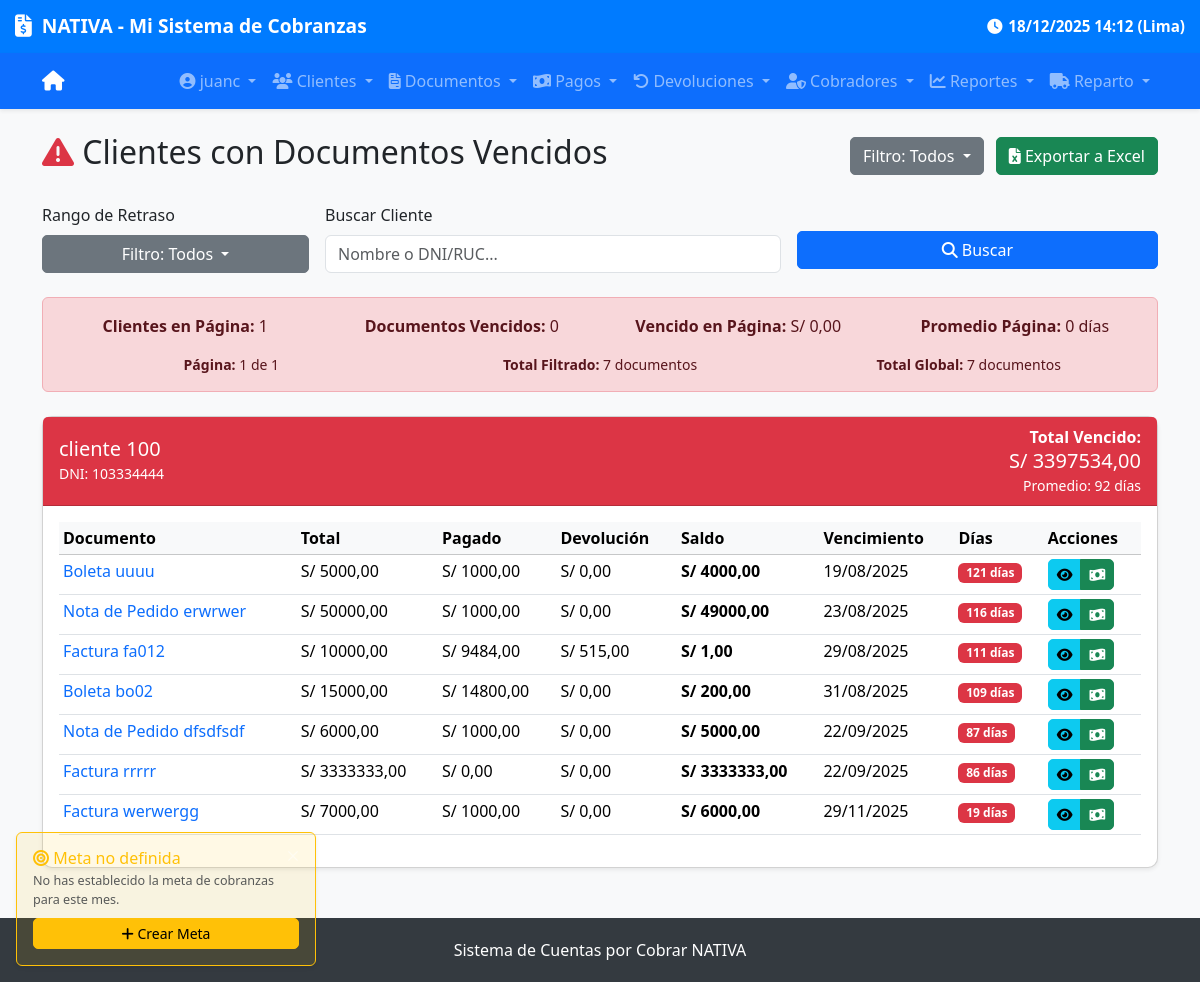
/reportes/clientes-vencidos/ (signed in), run on an earlier commit of the app's database.
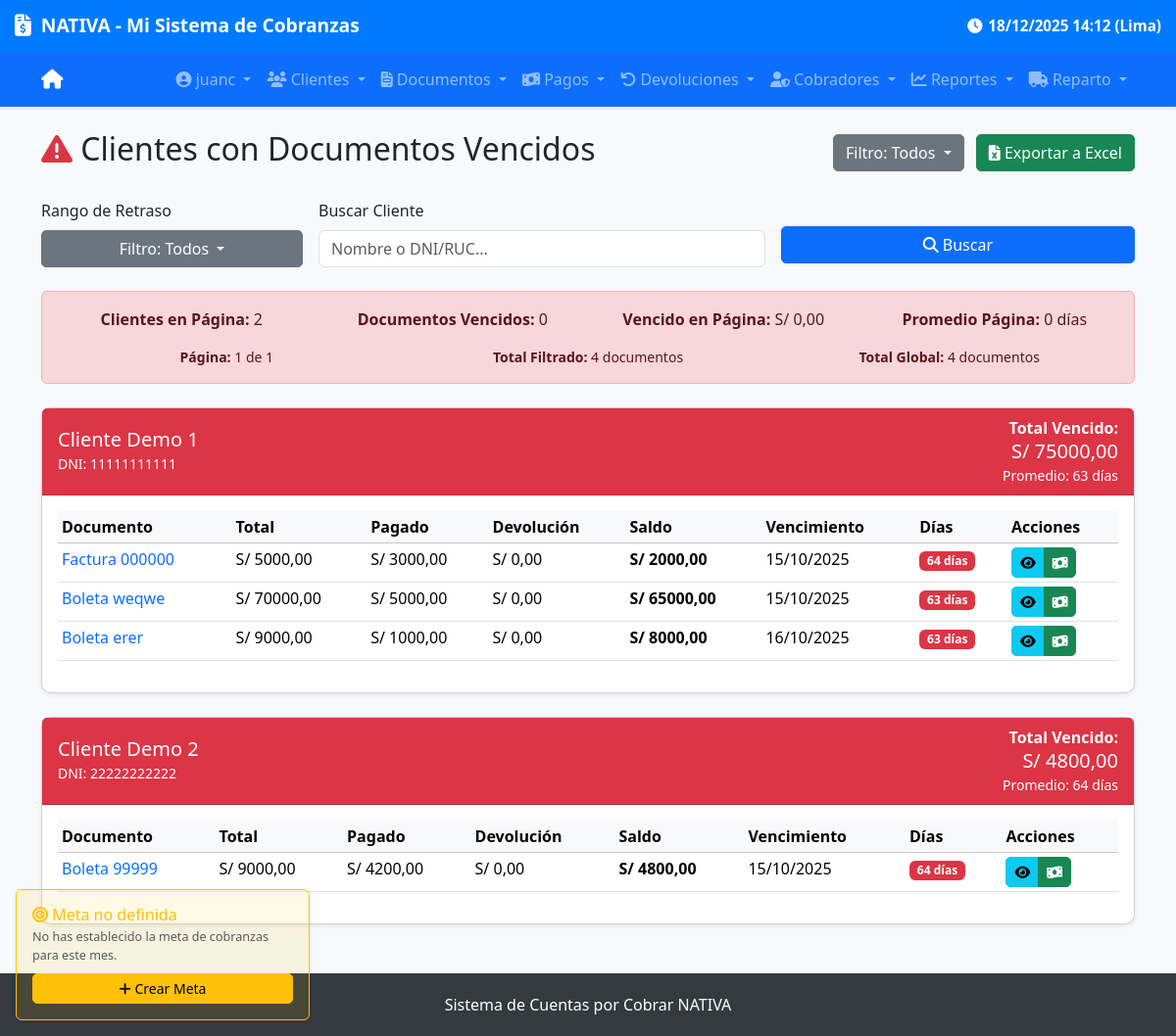
And on a later commit of the database.
### clientes/models.py (models this page shows, shortened)
class Cliente(models.Model):
    nombre = models.CharField(max_length=200, verbose_name="Nombre", blank=False, null=False)
    dni_ruc = models.CharField(
        max_length=11,
        unique=True,
        validators=[ruc_dni_validator],
        verbose_name="DNI/RUC"
    )
    direccion = models.TextField(blank=True, null=True, verbose_name="Dirección")
    telefono = models.CharField(max_length=15, blank=True, null=True, verbose_name="Teléfono")
    correo = models.EmailField(blank=True, null=True, verbose_name="Correo")
    notas = models.TextField(blank=True, null=True, verbose_name="Notas")
    creado_en = models.DateTimeField(auto_now_add=True)
    actualizado_en = models.DateTimeField(auto_now=True)
    class Meta:
        verbose_name = "Cliente"
        verbose_name_plural = "Clientes"
        ordering = ['nombre']

### documentos/models.py (models this page shows, shortened)
class Documento(models.Model):
    cliente = models.ForeignKey(
        Cliente,
        on_delete=models.CASCADE,
        verbose_name="Cliente"
    )
    cobrador = models.ForeignKey(
        Cobrador,
        on_delete=models.SET_NULL,
        null=True,
        blank=True,
        verbose_name="Cobrador"
    )
    tipo = models.CharField(
        max_length=20,
        choices=TIPO_DOCUMENTO_CHOICES,
        verbose_name="Tipo"
    )
    serie = models.CharField(
        max_length=20,
        blank=True,
        null=True,
        verbose_name="Serie"
    )
    numero = models.CharField(
        max_length=20,
        verbose_name="Número"
    )
    fecha_emision = models.DateTimeField(
        default=localtime_peru,
        verbose_name="Fecha de Emisión"
    )
    fecha_vencimiento = models.DateTimeField(
        verbose_name="Fecha de Vencimiento"
    )
    monto_total = models.DecimalField(
        max_digits=12,
        decimal_places=2,
        validators=[MinValueValidator(Decimal('0.00'))],
        verbose_name="Monto Total"
    )
    monto_pagado = models.DecimalField(
        max_digits=12,
        decimal_places=2,
        default=Decimal('0.00'),
        validators=[MinValueValidator(Decimal('0.00'))],
        verbose_name="Monto Pagado"
    )
    monto_devolucion = models.DecimalField(
        max_digits=12,
        decimal_places=2,
        default=Decimal('0.00'),
        validators=[MinValueValidator(Decimal('0.00'))],
        verbose_name="Devolución"
    )
    creado_en = models.DateTimeField(auto_now_add=True)
    actualizado_en = models.DateTimeField(auto_now=True)
    class Meta:
        verbose_name = "Documento"
        verbose_name_plural = "Documentos"
        ordering = ['-fecha_emision']
    def get_numero_completo(self):
        if self.serie:
            return f"{self.serie}-{self.numero}"
        return self.numero
    def get_saldo_pendiente(self):
        return self.monto_total - self.monto_pagado - self.monto_devolucion

### reportes/views.py (the view, shortened to what this page needs)
# urls.py: path('clientes-vencidos/', views.reporte_clientes_vencidos, name='clientes_vencidos'),
def reporte_clientes_vencidos(request):
    hoy = localtime_peru().date()
    dias_filtro = request.GET.get('dias', '')  # '30', '60', '90'
    query = request.GET.get('q', '')  # ✅ Búsqueda por cliente
    docs_vencidos = Documento.objects.filter(
        fecha_vencimiento__lt=timezone.now(),
        monto_total__gt=F('monto_pagado') + F('monto_devolucion')
    ).select_related('cliente').order_by('fecha_vencimiento')
    if dias_filtro == '30':
        hace_30 = hoy - timedelta(days=30)
        docs_vencidos = docs_vencidos.filter(fecha_vencimiento__date__gte=hace_30)
    elif dias_filtro == '90':
        hace_60 = hoy - timedelta(days=60)
        docs_vencidos = docs_vencidos.filter(fecha_vencimiento__date__lt=hace_60)
    clientes_data = {}
    for doc in docs_vencidos:
        cliente = doc.cliente
        if cliente.pk not in clientes_data:
            clientes_data[cliente.pk] = {
                'cliente': cliente,
                'documentos': [],
                'total_vencido': Decimal('0.00'),
                'dias_promedio': 0,
                'documentos_count': 0
            }
        saldo = doc.get_saldo_pendiente()
        dias_retraso = (hoy - doc.fecha_vencimiento.date()).days
        clientes_data[cliente.pk]['documentos'].append({
            'doc': doc,
            'saldo': saldo,
            'dias_retraso': dias_retraso
        })
        clientes_data[cliente.pk]['total_vencido'] += saldo
        clientes_data[cliente.pk]['dias_promedio'] += dias_retraso
        clientes_data[cliente.pk]['documentos_count'] += 1
    for data in clientes_data.values():
        if data['documentos_count'] > 0:
            data['dias_promedio'] = data['dias_promedio'] // data['documentos_count']
    clientes_list = sorted(clientes_data.values(), key=lambda x: x['total_vencido'], reverse=True)
    paginator = Paginator(clientes_list, 15)  # 15 clientes por página
    page_number = request.GET.get('page')
    page_obj = paginator.get_page(page_number)
    total_documentos_filtrados = docs_vencidos.count()  # Total de documentos en el filtro actual
    total_documentos_global = Documento.objects.filter(
        fecha_vencimiento__lt=timezone.now(),
        monto_total__gt=F('monto_pagado') + F('monto_devolucion')
    ).count()  # Total global de documentos vencidos
    pagina_actual = page_obj.number
    total_paginas = page_obj.paginator.num_pages
    if dias_filtro == '30':
        filtro_label = '0–30 días'
    elif dias_filtro == '60':
        filtro_label = '31–60 días'
    elif dias_filtro == '90':
        filtro_label = '+60 días'
    else:
        filtro_label = 'Todos los documentos vencidos'
    return render(request, 'reportes/clientes_vencidos.html', {
        'page_obj': page_obj,
        'clientes_list': page_obj,  # ✅ Para compatibilidad con el template
        'dias_filtro': dias_filtro,
        'query': query,
        'filtro_label': filtro_label,  # ✅ Ahora sí está definido
        'total_documentos_filtrados': total_documentos_filtrados,
        'total_documentos_global': total_documentos_global,
        'pagina_actual': pagina_actual,
        'total_paginas': total_paginas,
    })

### cobros/context_processors.py (called while the page is built)
def meta_mensual(request):
    try:
        today = timezone.now().date()
        meta = MetaMensual.objects.get(mes__year=today.year, mes__month=today.month)
        return {'meta': meta}
    except MetaMensual.DoesNotExist:
        return {'meta': None}
    except Exception as e:
        print(f"Error en context_processor meta_mensual: {e}")
        return {'meta': None}

### reportes/templatetags/reportes_filters.py (called while the page is built)
@register.filter
def sum(queryset, attr):
    try:
        return sum(getattr(item, attr) for item in queryset)
    except (TypeError, AttributeError):
        return 0

@register.filter
def avg(queryset, attr):
    try:
        values = [getattr(item, attr) for item in queryset if getattr(item, attr) is not None]
        return int(sum(values) / len(values)) if values else 0
    except (TypeError, AttributeError, ZeroDivisionError):
        return 0

### reportes/views.py (called while the page is built)
def localtime_peru():
    return timezone.localtime(timezone.now())

### reportes/templates/reportes/clientes_vencidos.html (shortened to what the changed rows need)
{% extends 'reportes/base.html' %}
{% load reportes_filters %}
{% block content %}
<div class="d-flex justify-content-between align-items-center mb-4">
    <h2><i class="fas fa-exclamation-triangle text-danger"></i> Clientes con Documentos Vencidos</h2>
</div>
{% if page_obj %}
<div class="alert alert-danger mb-4">
    <div class="row text-center">
        <div class="col-md-3 mb-2">
            <strong>Clientes en Página:</strong> {{ page_obj.object_list|length }}
        </div>
        <div class="col-md-3 mb-2">
            <strong>Documentos Vencidos:</strong> {{ page_obj.object_list|sum:"documentos_count" }}
        </div>
        <div class="col-md-3 mb-2">
            <strong>Vencido en Página:</strong> S/ {{ page_obj.object_list|sum:"total_vencido"|floatformat:2 }}
        </div>
        <div class="col-md-3 mb-2">
            <strong>Promedio Página:</strong> {{ page_obj.object_list|avg:"dias_promedio" }} días
        </div>
    </div>
    <div class="row text-center mt-2 small">
        <div class="col-md-4">
            <strong>Página:</strong> {{ pagina_actual }} de {{ total_paginas }}
        </div>
        <div class="col-md-4">
            <strong>Total Filtrado:</strong> {{ total_documentos_filtrados }} documentos
        </div>
        <div class="col-md-4">
            <strong>Total Global:</strong> {{ total_documentos_global }} documentos
        </div>
    </div>
</div>
{% endif %}
{% for cliente_data in page_obj %}
<div class="card mb-4 shadow-sm">
    <div class="card-header bg-danger text-white d-flex justify-content-between align-items-center">
        <div>
            <h5 class="mb-0">
                <a href="{% url 'clientes:cliente_detail' cliente_data.cliente.pk %}"
                   class="text-white text-decoration-none">
                    {{ cliente_data.cliente.nombre }}
                </a>
            </h5>
            <small>DNI: {{ cliente_data.cliente.dni_ruc }}</small>
        </div>
        <div class="text-end">
            <div><strong>Total Vencido:</strong></div>
            <div class="h5 mb-0">S/ {{ cliente_data.total_vencido|floatformat:2 }}</div>
            <small>Promedio: {{ cliente_data.dias_promedio }} días</small>
        </div>
    </div>
    <div class="card-body">
        <div class="d-none d-md-block">
            <div class="table-responsive">
                <table class="table table-sm table-hover">
                    <thead class="table-light">
                        <tr>
                            <th>Documento</th>
                            <th>Total</th>
                            <th>Pagado</th>
                            <th>Devolución</th>
                            <th>Saldo</th>
                            <th>Vencimiento</th>
                            <th>Días</th>
                            <th>Acciones</th>
                        </tr>
                    </thead>
                    <tbody>
                        {% for item in cliente_data.documentos %}
                        <tr>
                            <td>
                                <a href="{% url 'documentos:documento_detail' item.doc.pk %}"
                                class="text-decoration-none">
                                    {{ item.doc.get_tipo_display }} {{ item.doc.get_numero_completo }}
                                </a>
                            </td>
                            <td>S/ {{ item.doc.monto_total|floatformat:2 }}</td>
                            <td>S/ {{ item.doc.monto_pagado|floatformat:2 }}</td>
                            <td>S/ {{ item.doc.monto_devolucion|floatformat:2 }}</td>
                            <td class="fw-bold">S/ {{ item.saldo|floatformat:2 }}</td>
                            <td>{{ item.doc.fecha_vencimiento|date:"d/m/Y" }}</td>
                            <td>
                                <span class="badge bg-danger">
                                    {{ item.dias_retraso }} días
                                </span>
                            </td>
                            <td>
                                <div class="btn-group btn-group-sm">
                                    <a href="{% url 'documentos:documento_detail' item.doc.pk %}"
                                    class="btn btn-info" title="Ver">
                                        <i class="fas fa-eye"></i>
                                    </a>
                                    {% if item.saldo > 0 %}
                                        <a href="{% url 'cobros:cobro_create' %}?documento={{ item.doc.pk }}&next={{ request.get_full_path|urlencode }}"
                                        class="btn btn-success" title="Pagar">
                                            <i class="fas fa-money-bill-wave"></i>
                                        </a>
                                    {% else %}
                                        <button class="btn btn-secondary" disabled title="Pagado">
                                            <i class="fas fa-check"></i>
                                        </button>
                                    {% endif %}
                                </div>
                            </td>
                        </tr>
                        {% endfor %}
                    </tbody>
                </table>
            </div>
        </div>
    </div>
</div>
{% empty %}
<div class="alert alert-info text-center py-4">
    <i class="fas fa-check-circle fa-lg mb-2"></i><br>
    No hay clientes con documentos vencidos.
</div>
{% endfor %}
{% endblock %}

What changed in the data, as far as the page shows it:
removed Cliente: cliente.nombre "cliente 100", cliente.dni_ruc "103334444", total_vencido "3397534,00", dias_promedio "92"
removed Documento: doc.tipo "Boleta", doc.get_numero_completo "uuuu", doc.monto_total "5000,00", doc.monto_pagado "1000,00", doc.monto_devolucion "0,00", saldo "4000,00", doc.fecha_vencimiento "19/08/2025", dias_retraso "121", shown under "cliente 100"
removed Documento: doc.tipo "Nota de Pedido", doc.get_numero_completo "erwrwer", doc.monto_total "50000,00", doc.monto_pagado "1000,00", doc.monto_devolucion "0,00", saldo "49000,00", doc.fecha_vencimiento "23/08/2025", dias_retraso "116", shown under "cliente 100"
removed Documento: doc.tipo "Factura", doc.get_numero_completo "fa012", doc.monto_total "10000,00", doc.monto_pagado "9484,00", doc.monto_devolucion "515,00", saldo "1,00", doc.fecha_vencimiento "29/08/2025", dias_retraso "111", shown under "cliente 100"
removed Documento: doc.tipo "Boleta", doc.get_numero_completo "bo02", doc.monto_total "15000,00", doc.monto_pagado "14800,00", doc.monto_devolucion "0,00", saldo "200,00", doc.fecha_vencimiento "31/08/2025", dias_retraso "109", shown under "cliente 100"
removed Documento: doc.tipo "Nota de Pedido", doc.get_numero_completo "dfsdfsdf", doc.monto_total "6000,00", doc.monto_pagado "1000,00", doc.monto_devolucion "0,00", saldo "5000,00", doc.fecha_vencimiento "22/09/2025", dias_retraso "87", shown under "cliente 100"
removed Documento: doc.tipo "Factura", doc.get_numero_completo "rrrrr", doc.monto_total "3333333,00", doc.monto_pagado "0,00", doc.monto_devolucion "0,00", saldo "3333333,00", doc.fecha_vencimiento "22/09/2025", dias_retraso "86", shown under "cliente 100"
removed Documento: doc.tipo "Factura", doc.get_numero_completo "werwergg", doc.monto_total "7000,00", doc.monto_pagado "1000,00", doc.monto_devolucion "0,00", saldo "6000,00", doc.fecha_vencimiento "29/11/2025", dias_retraso "19", shown under "cliente 100"
added Cliente: cliente.nombre "Cliente Demo 1", cliente.dni_ruc "11111111111", total_vencido "75000,00", dias_promedio "63"
added Documento: doc.tipo "Factura", doc.get_numero_completo "000000", doc.monto_total "5000,00", doc.monto_pagado "3000,00", doc.monto_devolucion "0,00", saldo "2000,00", doc.fecha_vencimiento "15/10/2025", dias_retraso "64", shown under "Cliente Demo 1"
added Documento: doc.tipo "Boleta", doc.get_numero_completo "weqwe", doc.monto_total "70000,00", doc.monto_pagado "5000,00", doc.monto_devolucion "0,00", saldo "65000,00", doc.fecha_vencimiento "15/10/2025", dias_retraso "63", shown under "Cliente Demo 1"
added Documento: doc.tipo "Boleta", doc.get_numero_completo "erer", doc.monto_total "9000,00", doc.monto_pagado "1000,00", doc.monto_devolucion "0,00", saldo "8000,00", doc.fecha_vencimiento "16/10/2025", dias_retraso "63", shown under "Cliente Demo 1"
added Cliente: cliente.nombre "Cliente Demo 2", cliente.dni_ruc "22222222222", total_vencido "4800,00", dias_promedio "64"
added Documento: doc.tipo "Boleta", doc.get_numero_completo "99999", doc.monto_total "9000,00", doc.monto_pagado "4200,00", doc.monto_devolucion "0,00", saldo "4800,00", doc.fecha_vencimiento "15/10/2025", dias_retraso "64", shown under "Cliente Demo 2"
Also different on the page:
{{ page_obj.object_list|length }}: "1" → "2"
{{ total_documentos_filtrados }}: "7" → "4"
{{ total_documentos_global }}: "7" → "4"
